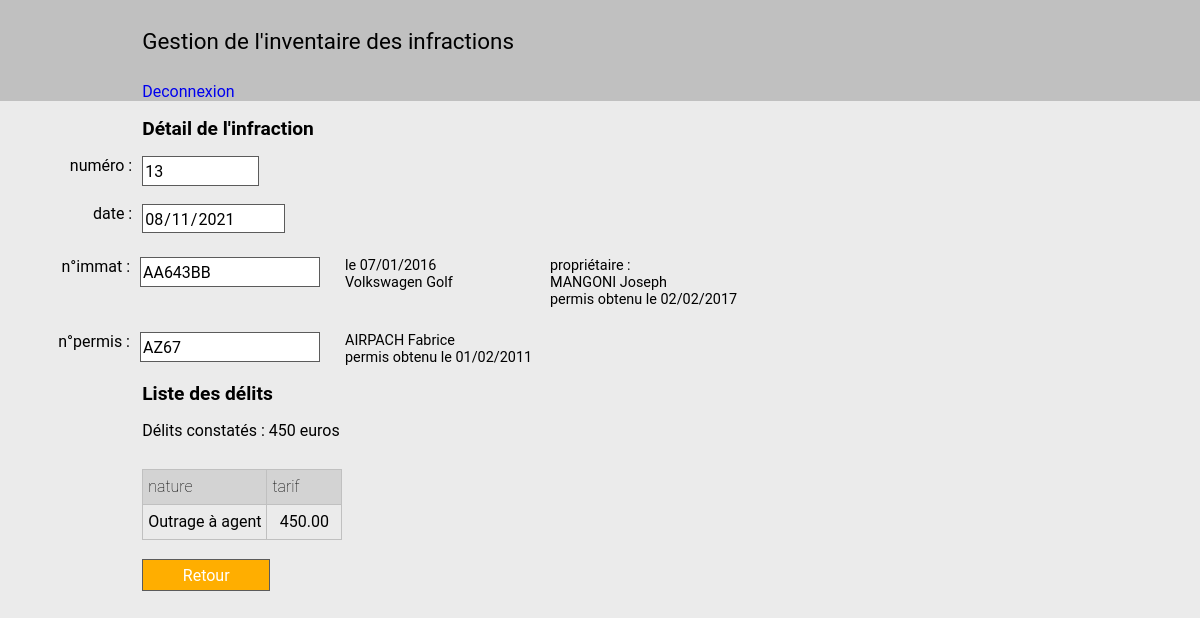
The app's page /controleur/inf_edit.php?op=v&id=13 (signed in) with its own data.
### tables this page shows
CREATE TABLE `INFRACTION` 
(
  `id_inf` int(11) NOT NULL,
  `date_inf` date NOT NULL,
  `num_immat` varchar(8) NOT NULL,
  `num_permis` varchar(4) DEFAULT NULL,

  PRIMARY KEY (`id_inf`)
);

CREATE TABLE `DELIT` 
(
  `id_delit` int(11) NOT NULL AUTO_INCREMENT,
  `nature` varchar(40) NOT NULL,
  `tarif` decimal(6,2) NOT NULL DEFAULT '0.00',

  PRIMARY KEY (`id_delit`)
);

### controleur/inf_edit.php (the view, shortened to what the rows shown need)
<?php
    include_once "../modele/infractionDAO.class.php";
    include_once "../modele/conducteurDAO.class.php";
    include_once "../modele/vehiculeDAO.class.php";
    include_once "../modele/delitByInfractionDAO.class.php";
    $estAdmin = isset($_SESSION["admin"]);
    $op 	= isset($_SESSION["op_inf"])?$_SESSION["op_inf"]:(isset($_GET["op"])?$_GET["op"]:"");
    $visu   = $op == 'v';
    $ajout 	= $op == 'a';
    $modif 	= $op == 'm';
    $suppr 	= $op == 's';
    $id     = isset($_SESSION["id"])?$_SESSION["id"]:(isset($_GET["id"])?$_GET["id"]:"");
    if (($ajout && $id == "" || $op != "" && $id != "") && ($estAdmin || !$estAdmin && $visu))
    {
        $infractionDAO = new InfractionDAO();
        $conducteurDAO = new ConducteurDAO();
        $vehiculeDAO   = new VehiculeDAO();
        $delitDAO      = new DelitDAO();
        $delitByInfractionDAO = new DelitByInfractionDAO();
        $titre = $visu?"Détail de l'infraction":($ajout?"Nouvelle infraction":($modif?"Modification d'une infraction":"Suppression de l'infraction"));
        $valeurs = [];
        $valeurs["id"] = isset($_POST["infId"])?$_POST["infId"]:$id;
        $valeurs["date"] = isset($_POST["infDate"])?$_POST["infDate"]:(isset($_SESSION["date"])?$_SESSION["date"]:"");
        $valeurs["immat"] = isset($_POST["infImmat"])?trim($_POST["infImmat"]):(isset($_SESSION["immat"])?$_SESSION["immat"]:"");
        $valeurs["permis"] = isset($_POST["infPermis"])?trim($_POST["infPermis"]):(isset($_SESSION["permis"])?$_SESSION["permis"]:"");
        $valeurs["id_delit"] = isset($_SESSION["id_delit"])?$_SESSION["id_delit"]:[];
        $valeurs["detailVehicule"] = "\r\n";
        $valeurs["detailProprio"] = "\r\n";
        $valeurs["detailConducteur"] = "\r\n";
        $erreurs = ["date" => "", "immat" => "", "permis" => "", "delit" => ""];
        $btnRetourValiderAnnuler = $visu?'<input type="submit" id="retour" class="retour" name="Retour" value="Retour"/>'
                                        :'<input type="submit" id="valider" name="Valider" value="Valider"/>&emsp;<input type="submit" id="annuler" name="Annuler" value="Annuler"/>';
        if (isset($_POST["Valider"]))
        {
            if (!isset($valeurs["date"]) || strlen($valeurs["date"]) == 0)
            {
                $erreurs["date"] = "La date de l'infraction doit être renseignée.";
            }
            else if ($valeurs["date"] > date("Y-m-d"))
            {
                $erreurs["date"] = "La date d'infraction doit être antérieure ou égale à la date du jour.";
            }
            if (!isset($valeurs["immat"]) || strlen($valeurs["immat"]) == 0)
            {
                $erreurs["immat"] = "L'immatriculation doit être renseignée.";
            }
            else if ($vehiculeDAO->getByNumImmat($valeurs["immat"])->getNumImmat() == "")
            {
                $erreurs["immat"] = "Numéro d'immatriculation inconnu.";
            }
            if (isset($valeurs["permis"]) && strlen($valeurs["permis"]) != 0)
            {
                if ($conducteurDAO->getByNumPermis($valeurs["permis"])->getNumPermis() == "")
                {
                    $erreurs["permis"] = "Numéro de permis inconnu.";
                }
            }
            if ($valeurs["id_delit"] == [])
            {
                $erreurs["delit"] = "L'infraction doit comporter au moins un délit.";
            }
            $nbErreurs = 0;
            foreach ($erreurs as $erreur)
            {
                if ($erreur != "") $nbErreurs++;
            }
            if ($nbErreurs == 0)
            {
                $infraction = new Infraction($valeurs["id"], $valeurs["date"], $valeurs["immat"], $valeurs["permis"]);
                if ($ajout)
                {
                    $infractionDAO->insert($infraction);
                }
                else
                {
                    $infractionDAO->update($infraction);
                    $delits = $delitDAO->getAll();
                    foreach ($delits as $delit)
                    {
                        if (!in_array($delit->getIdDelit(), $_SESSION["id_delit"]))
                        {
                            if ($delitByInfractionDAO->existe($valeurs["id"], $delit->getIdDelit()))
                            {
                                $delitByInfractionDAO->delete($valeurs["id"], $delit->getIdDelit());
                            }
                        }
                    }
                }
                foreach($_SESSION["id_delit"] as $id_delit)
                {
                    if (!$delitByInfractionDAO->existe($valeurs["id"], $id_delit))
                    {
                        $delit = $delitDAO->getByIdDelit($id_delit);
                        $delitByInfraction = new DelitByInfraction($valeurs["id"], $delit);
                        $delitByInfractionDAO->insert($delitByInfraction);
                    }
                }
                $retour = true;
            }
        }
        else if (isset($_POST["Annuler"]) || isset($_POST["Retour"]))
        {
            $retour = true;
        }
        else if (isset($_POST["AjoutDelit"]))
        {
            header("location: inf_delit_edit.php?op=a&id_inf=".$valeurs["id"]."");
        }
        else if (isset($_POST["SupprDelit"]))
        {
            header("location: inf_delit_edit.php?op=s&id_inf=".$valeurs["id"]."&id_del=".$_POST["SupprDelit"]."");
        }
        else if ($ajout && ($valeurs["id"] == "" && $valeurs["date"] == "" && $valeurs["immat"] == "" && $valeurs["permis"] == "" && $valeurs["id_delit"] == []))
        {
            $valeurs["id"] = $infractionDAO->getNewIdInf();
            $_SESSION["date"] = $valeurs["date"] = date("Y-m-d");
        }
        else if (!$ajout && ($valeurs["date"] == "" && $valeurs["immat"] == "" && $valeurs["permis"] == "" && $valeurs["id_delit"] == []))
        {
            $infraction = $infractionDAO->getByIdInf($valeurs["id"]);
            $valeurs["id"] = $infraction->getIdInf();
            $_SESSION["date"] = $valeurs["date"] = $infraction->getDateInf();
            $_SESSION["immat"] = $valeurs["immat"] = $infraction->getNumImmat();
            $_SESSION["permis"] = $valeurs["permis"] = $infraction->getNumPermis();
            $valeurs["id_delit"] = $_SESSION["id_delit"];
        }
        if ($valeurs["immat"] != "")
        {
            $vehicule = $vehiculeDAO->getByNumImmat($valeurs["immat"]);
            $conducteur = $conducteurDAO->getByNumPermis($vehicule->getNumPermis());
            if ($vehicule->getNumImmat() != "")
            {
                $valeurs["detailVehicule"] = "le ".date("d/m/Y", strtotime($vehicule->getDateImmat()))."\r\n".$vehicule->getMarque()." ".$vehicule->getModele();
                $valeurs["detailProprio"] = "propriétaire : \r\n".$conducteur->getNom()." ".$conducteur->getPrenom()."\r\npermis obtenu le ".date("d/m/Y", strtotime($conducteur->getDatePermis()));
            }
            else
            {
                $valeurs["detailVehicule"] = "véhicule inconnu";
            }
        }
        if ($valeurs["permis"] != "")
        {
            $conducteur = $conducteurDAO->getByNumPermis($valeurs["permis"]);
            if ($conducteur->getNumPermis() != "")
            {
                $valeurs["detailConducteur"] = $conducteur->getNom()." ".$conducteur->getPrenom()."\r\npermis obtenu le ".date("d/m/Y", strtotime($conducteur->getDatePermis()));
            }
            else
            {
                $valeurs["detailConducteur"] = "conducteur inconnu";
            }
        }
        $lignes = [];
        $montant = 0;
        foreach($valeurs["id_delit"] as $id_delit)
        {
            $delit = $delitDAO->getByIdDelit($id_delit);
            $ch = "";
            $ch .= "<td>".$delit->getNature()."</td>";
            $ch .= "<td>".$delit->getTarif()."</td>";
            $lignes[] = "<tr>$ch</tr>";
            $montant += (int)$delit->getTarif();
        }
        $labelDelit = "Délits constatés : $montant euro";
        if ($montant > 0)
        {
            $labelDelit .= "s";
        }
        include_once "../vue/inf_edit.view.php";
    }
    else
    {
        header("location: inf_liste.php");
    }
?>

### vue/inf_edit.view.php (shortened to what the rows shown need)
<!DOCTYPE html>
<html>
    <head>
        <link type="text/css" rel="stylesheet" href="../vue/style/style.css">
    </head>
    <body>
        <?php include_once "../vue/header.php" ?>
        <section>
            <label></label>
            <h1><?php echo $titre ?></h1>
        </section>
        <form action="inf_edit.php" method="post">
            <section>
                <label for="infInf">numéro :</label>
                <div>
                    <input id="infId" size="8" type="text" name="infId" value="<?php echo $valeurs["id"] ?>" readonly="readonly">
                </div>
            </section>
            <section>
                <label for="infDate">date :</label>
                <div>
                    <?php
                        echo "<input  id='infDate' type='date' name='infDate' value='".$valeurs["date"]."' ";
                        if (!$ajout)
                        {
                            echo "readonly='readonly'";
                        }
                        echo ">";
                    ?>
                    <br/>
                </div>
            </section>
            <section class="inf_rubrique">
                <label for="infImmat">n°immat :</label>
                <div>
                    <?php
                        echo "<input  id='infImmat' size='15' type='text' name='infImmat' value='".$valeurs["immat"]."' ";
                        if ($visu || $suppr)
                        {
                            echo "readonly='readonly'";
                        }
                        echo ">";
                    ?>
                    <br/>
                </div>
                <label class="inf_commentaire"><?= $valeurs["detailVehicule"] ?></label>
                <label class="inf_commentaire"><?= $valeurs["detailProprio"] ?></label>
            </section class="inf_rubrique">
            <br/>
            <section class="inf_rubrique">
                <label for="infPermis">n°permis :</label>
                <div>
                    <?php
                        echo "<input  id='infPermis' size='15' type='text' name='infPermis' value='".$valeurs["permis"]."' ";
                        if ($visu || $suppr)
                        {
                            echo "readonly='readonly'";
                        }
                        echo ">";
                    ?>
                    <br/>
                </div>
                <label class="inf_commentaire"><?= $valeurs["detailConducteur"] ?></label>
            </section>
            <section>
                <label></label>
                <h1>Liste des délits</h1>
            </section>
            <section>
                <label></label>
                <label style="text-align:left"><?= $labelDelit ?></label>
            </section>
            <section>
                <label></label>
                <div>
                    <table name="table_delit">
                        <thead>
                            <tr>
                                <th>nature</th>
                                <th>tarif</th>
                            </tr>
                        </thead>
                        <tbody>
                            <?php
                                foreach($lignes as $ligne)
                                {
                                    echo $ligne;
                                }
                            ?>
                        </tbody>
                    </table>
                </div>
            </section>
            <br/>
            <section>
                <label>&nbsp;</label>
                <div>
                    <?php echo $btnRetourValiderAnnuler ?>
                </div>
            </section>
        </form>
    </body>
</html>

### records on screen
infraction: infId "13", infDate "08/11/2021", infImmat "AA643BB", infPermis "AZ67"
delit: nature "Outrage à agent", tarif "450.00"

### other values on screen
$titre "Détail de l'infraction"
$valeurs["detailVehicule"] "le 07/01/2016 Volkswagen Golf"
$valeurs["detailProprio"] "propriétaire : MANGONI Joseph permis obtenu le 02/02/2017"
$valeurs["detailConducteur"] "AIRPACH Fabrice permis obtenu le 01/02/2011"
$labelDelit "Délits constatés : 450 euros"
